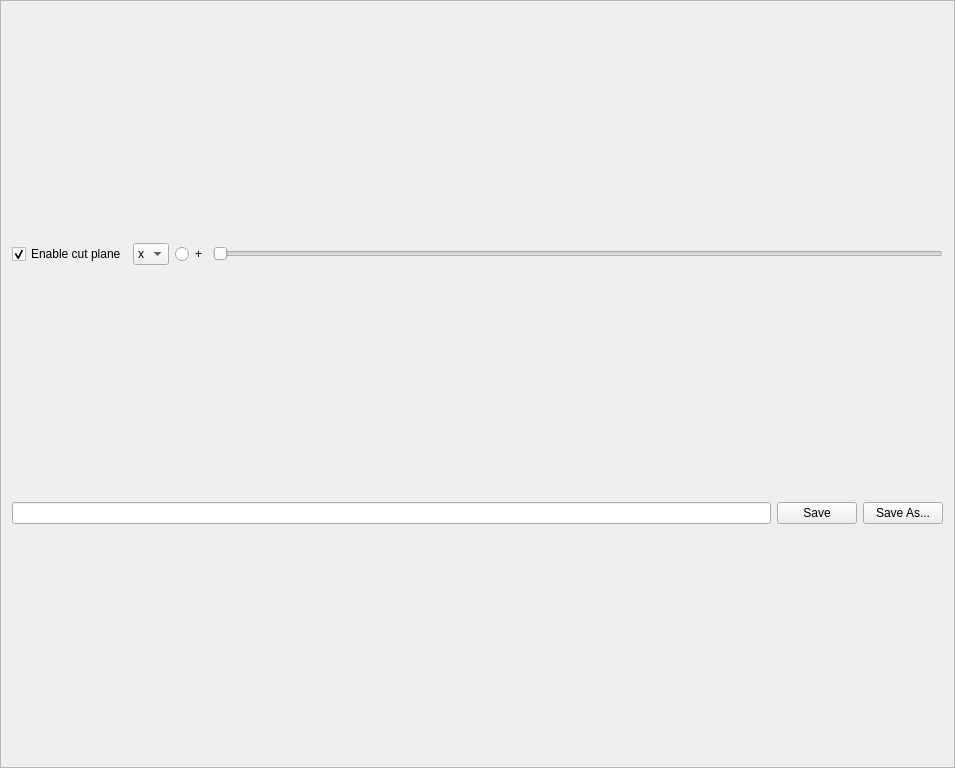
<?xml version="1.0" encoding="UTF-8"?>
<ui version="4.0">
 <class>GraphicsFrame</class>
 <widget class="QFrame" name="GraphicsFrame">
  <property name="geometry">
   <rect>
    <x>0</x>
    <y>0</y>
    <width>955</width>
    <height>768</height>
   </rect>
  </property>
  <property name="windowTitle">
   <string>Frame</string>
  </property>
  <property name="frameShape">
   <enum>QFrame::StyledPanel</enum>
  </property>
  <property name="frameShadow">
   <enum>QFrame::Raised</enum>
  </property>
  <layout class="QVBoxLayout" name="verticalLayout">
   <item>
    <layout class="QHBoxLayout" name="horizontalLayout_2">
     <item>
      <widget class="QCheckBox" name="cut_plane_CB">
       <property name="enabled">
        <bool>true</bool>
       </property>
       <property name="text">
        <string>Enable cut plane</string>
       </property>
       <property name="checked">
        <bool>true</bool>
       </property>
      </widget>
     </item>
     <item>
      <widget class="QComboBox" name="cut_axis_CB">
       <item>
        <property name="text">
         <string>x</string>
        </property>
       </item>
       <item>
        <property name="text">
         <string>y</string>
        </property>
       </item>
       <item>
        <property name="text">
         <string>z</string>
        </property>
       </item>
      </widget>
     </item>
     <item>
      <widget class="QRadioButton" name="pos_dir_RB">
       <property name="text">
        <string>+</string>
       </property>
      </widget>
     </item>
     <item>
      <widget class="QSlider" name="cut_plane_pos_S">
       <property name="orientation">
        <enum>Qt::Horizontal</enum>
       </property>
      </widget>
     </item>
    </layout>
   </item>
   <item>
    <layout class="QHBoxLayout" name="horizontalLayout">
     <item>
      <widget class="QLineEdit" name="screenshotLE"/>
     </item>
     <item>
      <widget class="QPushButton" name="savePB">
       <property name="text">
        <string>Save</string>
       </property>
      </widget>
     </item>
     <item>
      <widget class="QPushButton" name="saveAsPB">
       <property name="text">
        <string>Save As...</string>
       </property>
      </widget>
     </item>
    </layout>
   </item>
  </layout>
 </widget>
 <resources/>
 <connections>
  <connection>
   <sender>cut_plane_CB</sender>
   <signal>toggled(bool)</signal>
   <receiver>cut_axis_CB</receiver>
   <slot>setEnabled(bool)</slot>
   <hints>
    <hint type="sourcelabel">
     <x>134</x>
     <y>196</y>
    </hint>
    <hint type="destinationlabel">
     <x>193</x>
     <y>196</y>
    </hint>
   </hints>
  </connection>
  <connection>
   <sender>cut_plane_CB</sender>
   <signal>toggled(bool)</signal>
   <receiver>cut_plane_pos_S</receiver>
   <slot>setEnabled(bool)</slot>
   <hints>
    <hint type="sourcelabel">
     <x>39</x>
     <y>194</y>
    </hint>
    <hint type="destinationlabel">
     <x>364</x>
     <y>196</y>
    </hint>
   </hints>
  </connection>
 </connections>
</ui>
